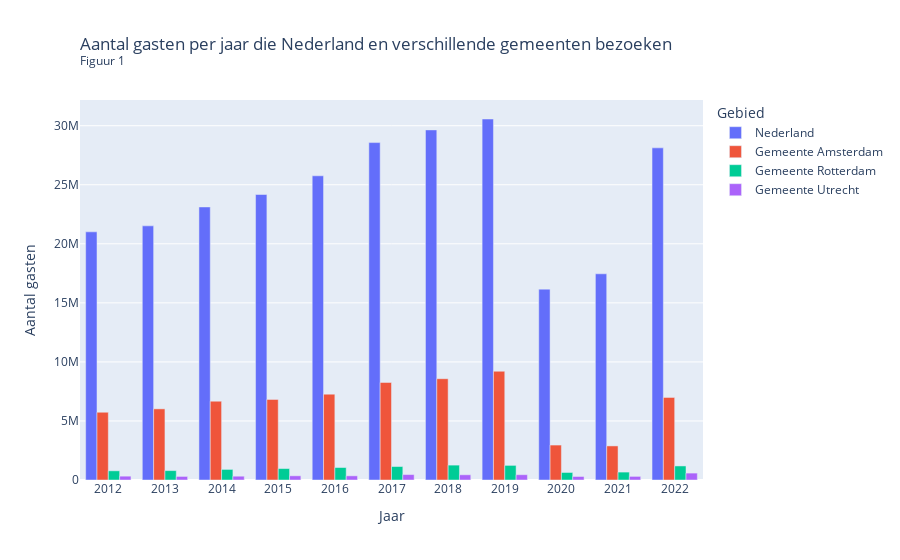

This figure's notebook cell:
### Markdown cell above
$\textbf{Werkgelegenheid als gevolg van toerisme}$

Amsterdam is een van de populairste bestemmingen voor gasten zowel binnen Nederland als buiten. Met gasten wordt bedoeld: bezoekers uit zowel binnen- als buitenland die een of meer nachten achtereen verblijven in een logiesaccommodatie. Uit data over het aantal gasten dat Nederland bezoekt van het Centraal Bureau voor de Statistiek (2023), blijkt dan ook dat gemeente Amsterdam de afgelopen tien jaar verruit de meest bezochte plek door gasten vergeleken met andere grote steden in Nederland (Figuur 1). Figuur 1 bevat cijfers over het aantal gasten en hun overnachtingen in Nederland en regio's in alle hotels, motels, pensions, appartementen met hoteldienstverlening, jeugdaccommodaties en bed&breakfasts met ten minste 5 slaapplaatsen.

De figuur geeft een algemeen beeld van het aantal gasten dat per jaar naar Nederland en verschillende regio's komt. De blauwe staven representeren het totaal aantal gasten dat naar Nederland kwam, de rode het totaal aantal gasten die naar gemeente Amsterdam kwam. Zo te zien komt het overgrote deel van de gasten naar Amsterdam, zeker vergeleken met andere grotere gemeenten zoals Rotterdam en Utrecht in Nederland. Bijvoorbeeld voor het jaar 2018, toen kwam bijna 1/3 (29%) van alle gasten naar Amsterdam. Het is dus duidelijk dat de gemeente Amsterdam de meest populaire bestemming is voor zowel binnen als buitenlanders.

### Code cell
# Figuur 1

toeristenbelasting = pd.read_csv("data/goeiebelasting 2.csv", sep = ";")
toeristenbelasting.loc[11, "Overige gemeenten"] = 429000000
#voorspelling overige gemeenten obv = https://esb.nu/grootste-steden-heffen-hoogste-toeristenbelasting/

# Nederland
toerisme_nl = pd.read_csv("data/nederlandtoerisme.csv", sep = ";")
toerisme_nl["Gasten_1"] = toerisme_nl["Gasten_1"] * 1000

# Amsterdam
toerisme_ams = pd.read_csv("data/82061NED_TypedDataSet_24062023_192627.csv", sep = ";")
toerisme_ams["Gasten_1"] = toerisme_ams["Gasten_1"] * 1000

# Rotterdam
toerisme_rotterdam = pd.read_csv("data/rotterdamtoerisme.csv", sep = ";")
toerisme_rotterdam["Gasten_1"] = toerisme_rotterdam["Gasten_1"] * 1000

# Utrecht
toerisme_utrecht = pd.read_csv("data/utrechttoerisme.csv", sep =";")
toerisme_utrecht["Gasten_1"] = toerisme_utrecht["Gasten_1"] * 1000

# Bars toevoegen aan figuur
jaren = ["2012", "2013", "2014", "2015", "2016", "2017", "2018", "2019", "2020", "2021", "2022"]
fig = go.Figure(data=[
    go.Bar(name = "Nederland", x=jaren, y=toerisme_nl["Gasten_1"]),
    go.Bar(name="Gemeente Amsterdam", x=jaren, y=toerisme_ams["Gasten_1"]),
    go.Bar(name = "Gemeente Rotterdam", x=jaren, y=toerisme_rotterdam["Gasten_1"]),
    go.Bar(name = "Gemeente Utrecht", x=jaren, y=toerisme_utrecht["Gasten_1"])
])

# Grafiek layout aanpassen
fig.update_layout(
    barmode="group",
    legend_title = "Gebied",
    title=go.layout.Title(
        text="Aantal gasten per jaar die Nederland en verschillende gemeenten bezoeken<br><sup>Figuur 1</sup>",
        xref="paper",
        x=0
    ),              
    xaxis_title="Jaar",
    yaxis_title="Aantal gasten"
)

fig.show()

### Figure 1 — Plotly figure (JSON) as saved in the notebook; plotly's stock layout.template omitted (floating-point values rounded to 4 significant figures)
{"data": [{"name": "Nederland", "type": "bar", "x": ["2012", "2013", "2014", "2015", "2016", "2017", "2018", "2019", "2020", "2021", "2022"], "y": [21014000, 21521000, 23122000, 24176000, 25758000, 28572000, 29646000, 30569000, 16163000, 17460000, 28124000]}, {"name": "Gemeente Amsterdam", "type": "bar", "x": ["2012", "2013", "2014", "2015", "2016", "2017", "2018", "2019", "2020", "2021", "2022"], "y": [5738000, 6024000, 6670000, 6826000, 7270000, 8260000, 8577000, 9209000, 2959000, 2887000, 6989000]}, {"name": "Gemeente Rotterdam", "type": "bar", "x": ["2012", "2013", "2014", "2015", "2016", "2017", "2018", "2019", "2020", "2021", "2022"], "y": [778000, 796000, 896000, 969000, 1058000, 1141000, 1261000, 1237000, 637000, 670000, 1191000]}, {"name": "Gemeente Utrecht", "type": "bar", "x": ["2012", "2013", "2014", "2015", "2016", "2017", "2018", "2019", "2020", "2021", "2022"], "y": [324000, 302000, 323000, 355000, 353000, 460000, 441000, 449000, 297000, 306000, 585000]}], "layout": {"barmode": "group", "legend": {"title": {"text": "Gebied"}}, "title": {"text": "Aantal gasten per jaar die Nederland en verschillende gemeenten bezoeken<br><sup>Figuur 1</sup>", "x": 0, "xref": "paper"}, "xaxis": {"title": {"text": "Jaar"}}, "yaxis": {"title": {"text": "Aantal gasten"}}}}
